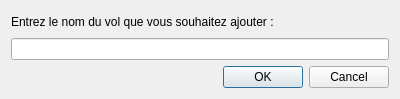
<?xml version="1.0" encoding="UTF-8"?>
<ui version="4.0">
 <class>Dialog</class>
 <widget class="QDialog" name="Dialog">
  <property name="geometry">
   <rect>
    <x>0</x>
    <y>0</y>
    <width>400</width>
    <height>99</height>
   </rect>
  </property>
  <property name="windowTitle">
   <string>Dialog</string>
  </property>
  <layout class="QGridLayout" name="gridLayout">
   <item row="0" column="0">
    <widget class="QLabel" name="texteLabel">
     <property name="text">
      <string>Entrez le nom du vol que vous souhaitez ajouter :</string>
     </property>
    </widget>
   </item>
   <item row="1" column="0">
    <widget class="QLineEdit" name="nomVolLineEdit"/>
   </item>
   <item row="2" column="0">
    <widget class="QDialogButtonBox" name="buttonBox">
     <property name="orientation">
      <enum>Qt::Horizontal</enum>
     </property>
     <property name="standardButtons">
      <set>QDialogButtonBox::Cancel|QDialogButtonBox::Ok</set>
     </property>
    </widget>
   </item>
  </layout>
 </widget>
 <resources/>
 <connections>
  <connection>
   <sender>buttonBox</sender>
   <signal>accepted()</signal>
   <receiver>Dialog</receiver>
   <slot>accept()</slot>
   <hints>
    <hint type="sourcelabel">
     <x>248</x>
     <y>254</y>
    </hint>
    <hint type="destinationlabel">
     <x>157</x>
     <y>274</y>
    </hint>
   </hints>
  </connection>
  <connection>
   <sender>buttonBox</sender>
   <signal>rejected()</signal>
   <receiver>Dialog</receiver>
   <slot>reject()</slot>
   <hints>
    <hint type="sourcelabel">
     <x>316</x>
     <y>260</y>
    </hint>
    <hint type="destinationlabel">
     <x>286</x>
     <y>274</y>
    </hint>
   </hints>
  </connection>
 </connections>
</ui>
